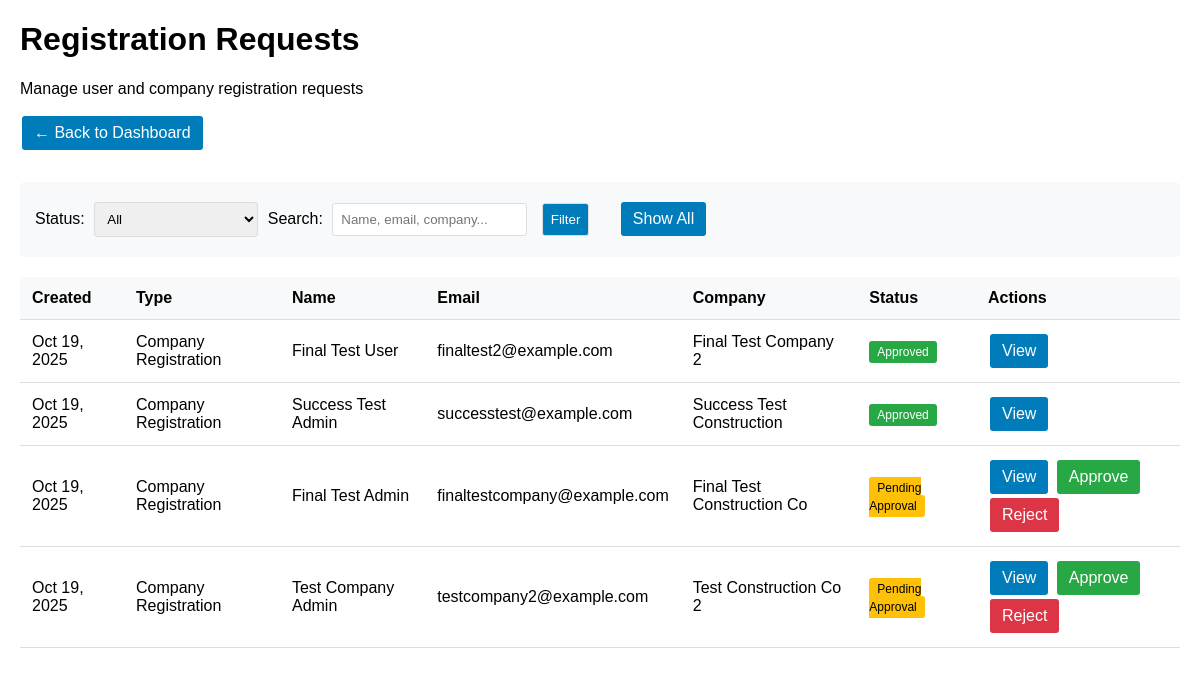
/super-owner/registration-requests/?status= (signed in), run on an earlier commit of the app's database.
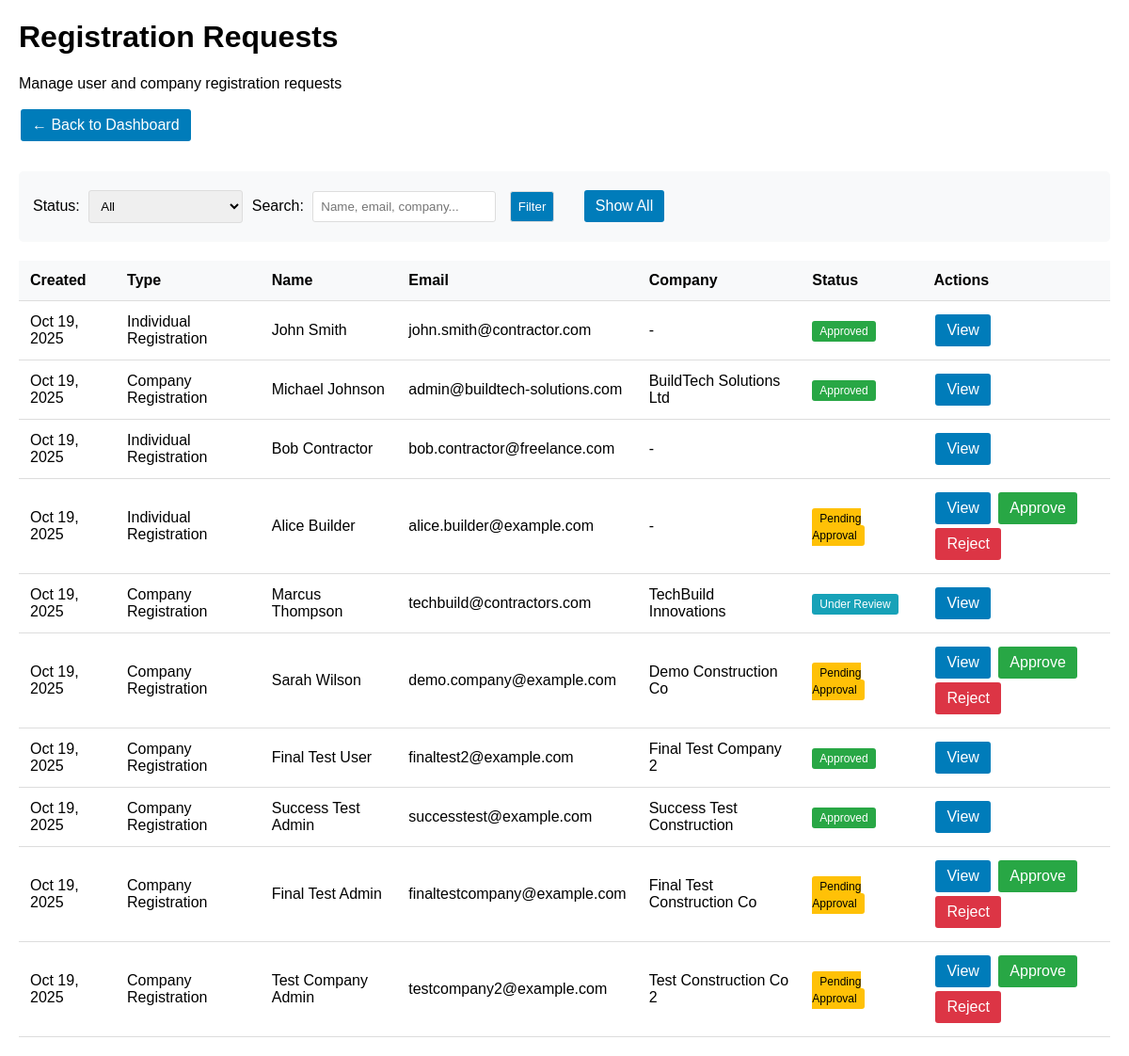
And on a later commit of the database.
### core/models.py (models this page shows, shortened)
class AccountActivationRequest(models.Model):
    REQUEST_TYPES = [
        ('company_registration', 'Company Registration'),
        ('individual_registration', 'Individual Registration'),
        ('user_invitation', 'User Invitation'),
        ('user_registration', 'User Registration'),
    ]
    STATUS_CHOICES = [
        ('pending', 'Pending Approval'),
        ('documents_required', 'Documents Required'),
        ('under_review', 'Under Review'),
        ('approved', 'Approved'),
        ('rejected', 'Rejected'),
        ('expired', 'Expired'),
    ]
    id = models.UUIDField(primary_key=True, default=uuid.uuid4, editable=False)
    request_type = models.CharField(max_length=30, choices=REQUEST_TYPES)
    status = models.CharField(max_length=20, choices=STATUS_CHOICES, default='pending')
    email = models.EmailField()
    username = models.CharField(max_length=150, blank=True)  # For login flexibility
    first_name = models.CharField(max_length=100)
    last_name = models.CharField(max_length=100)
    phone = models.CharField(max_length=20, blank=True)
    company_name = models.CharField(max_length=200, blank=True)
    company_description = models.TextField(blank=True)
    company_website = models.URLField(blank=True)
    company_address = models.TextField(blank=True)
    company_registration_number = models.CharField(max_length=100, blank=True)
    target_company = models.ForeignKey('Company', on_delete=models.CASCADE, null=True, blank=True)
    requested_role = models.CharField(max_length=100, blank=True)
    invited_by = models.ForeignKey(User, on_delete=models.SET_NULL, null=True, blank=True, related_name='sent_activation_requests')
    approved_by = models.ForeignKey(User, on_delete=models.SET_NULL, null=True, blank=True, related_name='approved_activation_requests')
    approved_at = models.DateTimeField(null=True, blank=True)
    rejection_reason = models.TextField(blank=True)
    activation_token = models.CharField(max_length=100, unique=True)
    expires_at = models.DateTimeField()
    created_at = models.DateTimeField(auto_now_add=True)
    updated_at = models.DateTimeField(auto_now=True)
    metadata = models.JSONField(default=dict, blank=True)
    class Meta:
        ordering = ['-created_at']
        indexes = [
            models.Index(fields=['status', 'created_at']),
            models.Index(fields=['email', 'status']),
            models.Index(fields=['activation_token']),
        ]

### core/super_owner_views.py (the view, shortened to what this page needs)
# urls.py: path('registration-requests/', super_owner_views.activation_requests_list, name='activation_requests_list'),
@login_required
@user_passes_test(can_activate_accounts, login_url='/admin/login/')
def activation_requests_list(request):
    status_filter = request.GET.get('status', 'pending')
    search_query = request.GET.get('search', '')
    requests = AccountActivationRequest.objects.all()
    if status_filter and status_filter != 'all':
        requests = requests.filter(status=status_filter)
    requests = requests.order_by('-created_at')
    paginator = Paginator(requests, 25)
    page_number = request.GET.get('page')
    page_obj = paginator.get_page(page_number)
    context = {
        'page_obj': page_obj,
        'status_filter': status_filter,
        'search_query': search_query,
        'status_choices': AccountActivationRequest.STATUS_CHOICES,
    }
    return render(request, 'core/super_owner/activation_requests.html', context)

### core/models.py (called while the page is built)
    def is_super_owner(self):
        return hasattr(self.user, 'super_owner_profile')

    def can_activate_accounts(self):
        if self.is_super_owner():
            return self.user.super_owner_profile.can_activate_accounts
        return False

### core/notification_service.py (called while the page is built)
    @staticmethod
    def get_unread_count(user: User, company: Company = None) -> int:
        queryset = Notification.objects.filter(recipient=user, read_at__isnull=True)
        if company:
            queryset = queryset.filter(company=company)
        return queryset.count()

### core/super_owner_views.py (called while the page is built)
def can_activate_accounts(user):
    return (
        user.is_authenticated and
        hasattr(user, 'userprofile') and
        user.userprofile.can_activate_accounts()
    )

### templates/core/super_owner/activation_requests.html (shortened to what this page needs)
<!DOCTYPE html>
<html>
<head>
</head>
<body>
    <div class="header">
        <h1>Registration Requests</h1>
        <p>Manage user and company registration requests</p>
        <a href="/super-owner/" class="button view">← Back to Dashboard</a>
    </div>
    <div class="filters">
        <form method="get">
            <label for="status">Status:</label>
            <select name="status" id="status">
                <option value="">All</option>
            </select>
            <label for="search">Search:</label>
            <input type="text" name="search" id="search" value="{{ search_query }}" placeholder="Name, email, company...">
            <input type="submit" value="Filter" class="button view">
        </form>
        <a href="?status=" class="button view">Show All</a>
    </div>
    <table class="requests-table">
        <thead>
            <tr>
                <th>Created</th>
                <th>Type</th>
                <th>Name</th>
                <th>Email</th>
                <th>Company</th>
                <th>Status</th>
                <th>Actions</th>
            </tr>
        </thead>
        <tbody>
            {% for request in page_obj %}
            <tr>
                <td>{{ request.created_at|date:"M d, Y" }}</td>
                <td>{{ request.get_request_type_display }}</td>
                <td>{{ request.first_name }} {{ request.last_name }}</td>
                <td>{{ request.email }}</td>
                <td>{{ request.company_name|default:"-" }}</td>
                <td><span class="status {{ request.status }}">{{ request.get_status_display }}</span></td>
                <td>
                    <a href="/super-owner/registration-requests/{{ request.id }}/" class="button view">View</a>
                    {% if request.status == 'pending' %}
                        <a href="/super-owner/registration-requests/{{ request.id }}/approve/" class="button approve">Approve</a>
                        <a href="/super-owner/registration-requests/{{ request.id }}/reject/" class="button reject">Reject</a>
                    {% endif %}
                </td>
            </tr>
            {% empty %}
            <tr>
                <td colspan="7" style="text-align: center; padding: 30px; color: #6c757d;">
                    No registration requests found.
                </td>
            </tr>
            {% endfor %}
        </tbody>
    </table>
</body>
</html>

What changed in the data, as far as the page shows it:
added AccountActivationRequest: created_at "Oct 19, 2025", request_type "Individual Registration", first_name "John", last_name "Smith", email "john.smith@contractor.com", company_name "-", status "Approved"
added AccountActivationRequest: created_at "Oct 19, 2025", request_type "Company Registration", first_name "Michael", last_name "Johnson", email "admin@buildtech-solutions.com", company_name "BuildTech Solutions Ltd", status "Approved"
added AccountActivationRequest: created_at "Oct 19, 2025", request_type "Individual Registration", first_name "Bob", last_name "Contractor", email "bob.contractor@freelance.com", company_name "-"
added AccountActivationRequest: created_at "Oct 19, 2025", request_type "Individual Registration", first_name "Alice", last_name "Builder", email "alice.builder@example.com", company_name "-", status "Pending Approval"
added AccountActivationRequest: created_at "Oct 19, 2025", request_type "Company Registration", first_name "Marcus", last_name "Thompson", email "techbuild@contractors.com", company_name "TechBuild Innovations", status "Under Review"
added AccountActivationRequest: created_at "Oct 19, 2025", request_type "Company Registration", first_name "Sarah", last_name "Wilson", email "demo.company@example.com", company_name "Demo Construction Co", status "Pending Approval"
